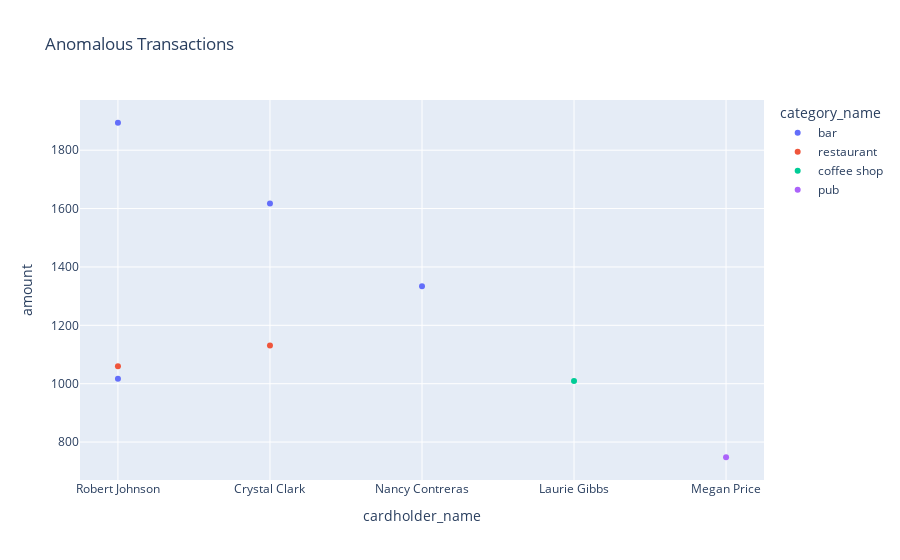

Notebook cell for this chart:
### Code cell
# Plot
anomalous_transactions
px.scatter(anomalous_transactions, x="cardholder_name", y = "amount", color="category_name", title="Anomalous Transactions")

### Figure 1 — Plotly figure (JSON) as saved in the notebook; plotly's stock layout.template omitted (floating-point values rounded to 4 significant figures)
{"data": [{"hovertemplate": "category_name=bar<br>cardholder_name=%{x}<br>amount=%{y}<extra></extra>", "legendgroup": "bar", "marker": {"color": "#636efa", "symbol": "circle"}, "mode": "markers", "name": "bar", "orientation": "v", "showlegend": true, "type": "scatter", "x": ["Robert Johnson", "Crystal Clark", "Nancy Contreras", "Robert Johnson"], "xaxis": "x", "y": [1894, 1617.0, 1334, 1017], "yaxis": "y"}, {"hovertemplate": "category_name=restaurant<br>cardholder_name=%{x}<br>amount=%{y}<extra></extra>", "legendgroup": "restaurant", "marker": {"color": "#EF553B", "symbol": "circle"}, "mode": "markers", "name": "restaurant", "orientation": "v", "showlegend": true, "type": "scatter", "x": ["Crystal Clark", "Robert Johnson"], "xaxis": "x", "y": [1131, 1060], "yaxis": "y"}, {"hovertemplate": "category_name=coffee shop<br>cardholder_name=%{x}<br>amount=%{y}<extra></extra>", "legendgroup": "coffee shop", "marker": {"color": "#00cc96", "symbol": "circle"}, "mode": "markers", "name": "coffee shop", "orientation": "v", "showlegend": true, "type": "scatter", "x": ["Laurie Gibbs"], "xaxis": "x", "y": [1009], "yaxis": "y"}, {"hovertemplate": "category_name=pub<br>cardholder_name=%{x}<br>amount=%{y}<extra></extra>", "legendgroup": "pub", "marker": {"color": "#ab63fa", "symbol": "circle"}, "mode": "markers", "name": "pub", "orientation": "v", "showlegend": true, "type": "scatter", "x": ["Megan Price"], "xaxis": "x", "y": [748], "yaxis": "y"}], "layout": {"autosize": true, "legend": {"title": {"text": "category_name"}, "tracegroupgap": 0}, "title": {"text": "Anomalous Transactions"}, "xaxis": {"anchor": "y", "autorange": true, "domain": [0, 1], "range": [-0.2454, 4.245], "title": {"text": "cardholder_name"}, "type": "category"}, "yaxis": {"anchor": "x", "autorange": true, "domain": [0, 1], "range": [664.1, 1978.0], "title": {"text": "amount"}, "type": "linear"}}}
